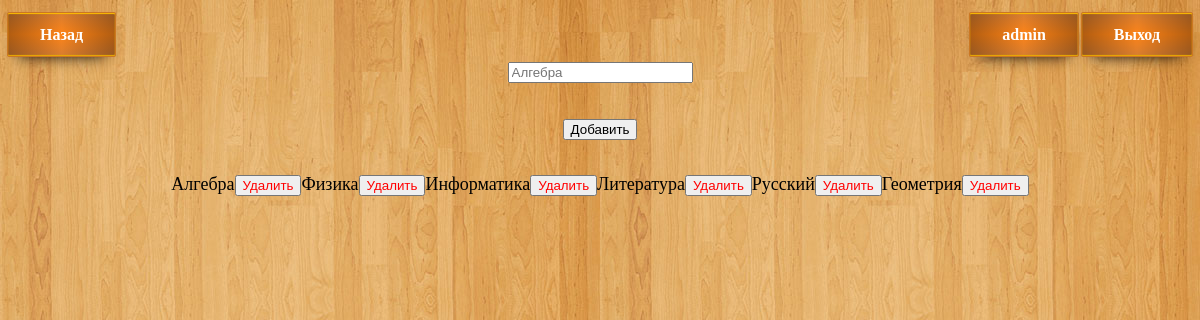
The app's page /append_subject.php (signed in), older data.
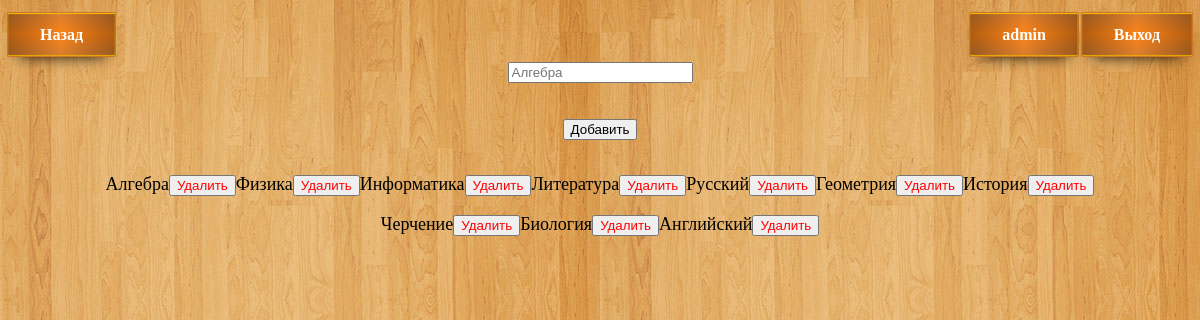
The same page, newer data.
### tables this page shows
CREATE TABLE IF NOT EXISTS `subjects` (
  `id` int(11) NOT NULL AUTO_INCREMENT,
  `name` varchar(255) NOT NULL,
  PRIMARY KEY (`id`)
);

### base.php (called while the page is built, shortened)
<?php
	$host = 'localhost';
	$user = 'root';
	$password = '';
	$db_name = 'lib_444';
	$link = mysqli_connect($host, $user, $password, $db_name);
	function all_subjects(){
		global $link;
		$sql = "SELECT * FROM subjects";
		$result = $link->query($sql);
		$arr = array();
		if ($result->num_rows > 0) {
			while($row = $result->fetch_assoc()) {
				$arr[] = array("subject_id" => $row["id"], "name" => $row["name"]);
			}
		}
		return $arr;
	}
?>

### append_subject.php (the view, shortened to what this page needs)
<?php
	require_once "base.php";
?>
<html>
	<head>
		<link rel="stylesheet" href="style.css">
	</head>
	<body>
		<br/>
		<div>
			<div style="float:left;">
				<a class=button href="index.php">Назад</a>
			</div>
			<div style="float:right;">
				<div>
					<a class=button href="profile.php"><?php echo $_SESSION["my_login"]; ?></a>
					<a class=button href="logout.php">Выход</a>
				</div>
			</div>
		</div>
		<div id="append_subjects">
			<br/>
			<form align="center" method="POST">
				<input name="subject" placeholder="Алгебра"><br/><br/><br/>
				<button type='submit'>Добавить</button><br/><br/>
			</form>
		</div>
		<div width=80% align="center" style="margin: auto">
			<?php
				$all_subjects = all_subjects();
				$i = 0;
				foreach($all_subjects as $row){
					$i += 1;
					echo "<p style='width: 100px;font-size:18px; display: inline;' id=" . $row['subject_id'] ."0>" . $row['name'] . "</p><button id='" . $row['subject_id'] . "' style='color:red' onclick='del(this.id)'>Удалить </button>";
					if($i % 7 == 0) echo "<br/><br/>";
				}
			?>
		</div>
	</body>
</html>

Row changes from the older to the newer data that the page shows:
added subjects: name "История"
added subjects: name "Черчение"
added subjects: name "Биология"
added subjects: $row['subject_id'] 10 (drawn), name "Английский"
